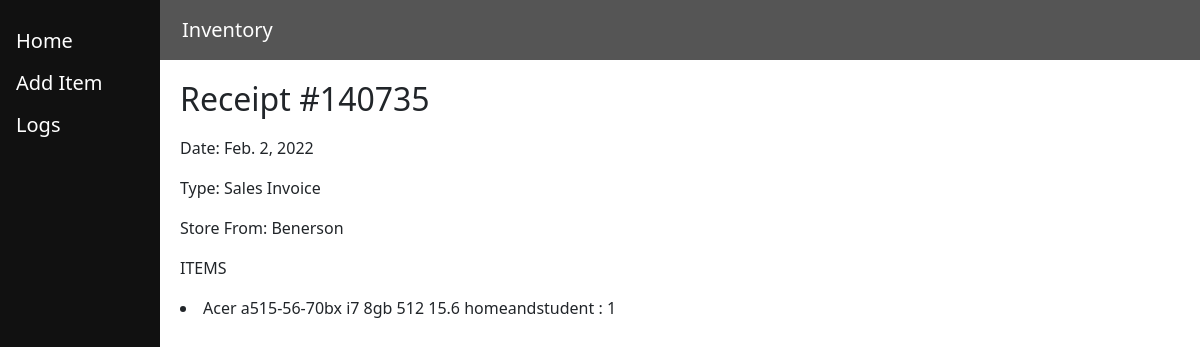
The app's page /r12/ (signed in) with its own data.
### inventory/models.py (models this page shows, shortened)
class Receipt(models.Model):
    number = models.CharField(max_length=50)
    date = models.DateField()
    type = models.CharField(max_length=100) # supplier invoice, transfer slip, sales invoice
    store = models.CharField(max_length=100) # source of stock
    quantities = models.CharField(max_length=500)

class Item(models.Model):
    receipts = models.ManyToManyField(Receipt)
    type = models.CharField(max_length=100) # laptop, desktop, computer part
    brand = models.CharField(max_length=100)
    model = models.CharField(max_length=200)
    specs = models.CharField(max_length=300)
    costPrice = models.CharField(max_length=50)
    srp = models.CharField(max_length=50)
    benerson_qty = models.IntegerField()
    qlinx_qty = models.IntegerField()
    def __str__(self):
        return f'{self.brand} {self.model} {self.specs}'

### inventory/views.py (the view, shortened to what this page needs)
# urls.py: path('r<int:id>/', views.addReceipt, name='AddReceipt'),
def addReceipt(response, id):
    current_receipt = Receipt.objects.get(id=id)
    if current_receipt.quantities == "null":
        zipped_list = []
    else:
        quantities_list = current_receipt.quantities.split('.')
        items_list = list(current_receipt.item_set.all())
        zipped_list = zip(items_list, quantities_list)
    return render(response, 'inventory/addreceipt.html', {"receipt":current_receipt, "zipped_list":zipped_list})

### inventory/templates/inventory/addreceipt.html
{% extends 'inventory/base.html' %}
{% block content %}
{% if receipt.number == "null" %}
	<h2 style="padding-bottom:10px">Add New Receipt</h2>
	<form method="POST" action="#" autocomplete="on">
		{% csrf_token %}
		<div class="row" style="padding-bottom:10px">
			<div class="col">
				<input type="radio", name="type", value="supplierInvoice" checked> Supplier Invoice
			</div>
			<div class="col">
				<input type="radio", name="type", value="transferSlip"> Transfer Slip
			</div>
			<div class="col">
				<input type="radio", name="type", value="salesInvoice"> Sales Invoice
			</div>
		</div>
		<p><input type="text", name="number", placeholder="Receipt Number"></p>
		<p><input type="text", name="store", placeholder="From Which Store/Supplier?"></p>
		<p><input type="date", name="date", placeholder="Date"></p>
		{% for item in receipt.item_set.all %}
			<p>
				<label>{{item.brand}} {{item.model}} {{item.specs}}:</label>
				<input type="number", name="{{item.id}}Qty", placeholder="Quantity", autocomplete="off">
			</p>
		{% endfor %}
		<p><button type="submit", name="newReceipt", value="newReceipt">Add Receipt</button></p>
	</form>
{% else %}
	<h2 style="padding-bottom:10px">Receipt #{{receipt.number}}</h2>
	<p><label>Date: {{receipt.date}}</label></p>
	<p><label>Type: {{receipt.type}}</label></p>
	<p><label>Store From: {{receipt.store}}</label></p>
	<p><label>ITEMS</label></p>
	{% for item, quantity in zipped_list %}
		<li><label>{{item}} : {{quantity}}</label></li>
	{% endfor %}
{% endif %}
{% endblock %}

### records on screen
Receipt: number "140735", date "Feb. 2, 2022", type "Sales Invoice", store "Benerson"
Item: brand+model+specs "Acer a515-56-70bx i7 8gb 512 15.6 homeandstudent", quantity "1"
